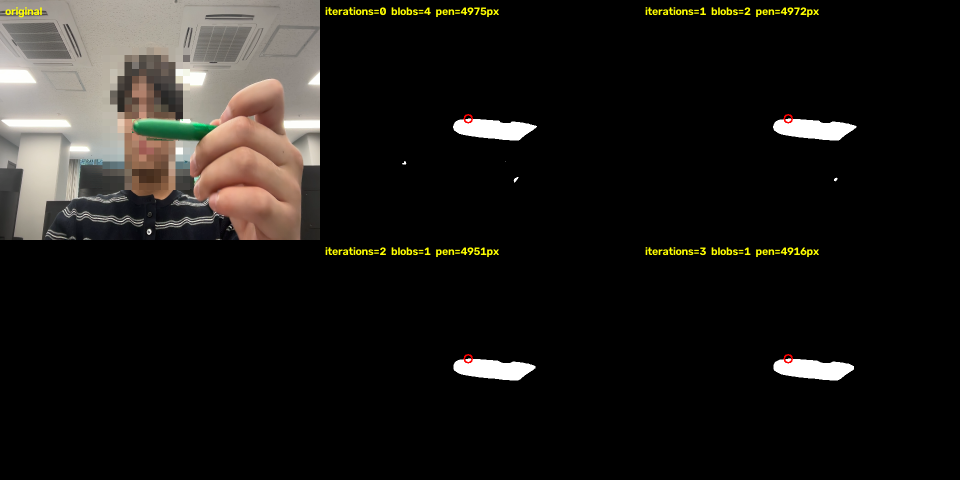
#> input picture Project01/images/morphology_iterations.png, 960 x 480 px, given in place of max-size-time=0 ! appsink drop=true max-buffers=1 sync=false, which was not available
$ python pen_tracker.py
#> lines starting #> are read from the running program, lines starting #| are printed output that depends on the picture; after the words box and inside, x2 and y2 are one past the last pixel; in counts of white or black regions, pixels touching at a corner belong together; pictures that were not available may be replaced by others from this repository, and a replacement may not be noted
"""Project01 1단계 — 초록 펜 끝 검출 + 칼만 필터 보정.

단독 실행하면 펜 끝(빨간 점)과 칼만 보정 위치(노란 원)를 화면에 표시한다.
출처: 02_Computer-Vision.ipynb
    셀 [245]  USB 카메라 (YUYV) GStreamer 파이프라인
    셀 [255]  K. 실시간 객체 검출 (초록 LAB range, 전처리, 모폴로지)
    셀 [266]  L. OpenCV Kalman Filter 설정
"""

import cv2
import numpy as np

# 셀 [245] USB 카메라 (YUYV) 파이프라인
PIPELINE = (
    "v4l2src device=/dev/video0 ! "
    "video/x-raw,format=YUY2,width=640,height=480,framerate=30/1 ! "
    "videoconvert ! video/x-raw,format=BGR ! "
    "queue leaky=downstream max-size-buffers=1 "
    "max-size-bytes=0 max-size-time=0 ! "
    "appsink drop=true max-buffers=1 sync=false"
)

# 셀 [255] 초록 LAB range
GREEN_LOWER = np.array([30, 60, 90], dtype=np.uint8)
GREEN_UPPER = np.array([230, 115, 180], dtype=np.uint8)
KERNEL = cv2.getStructuringElement(cv2.MORPH_ELLIPSE, (5, 5))
MIN_AREA = 150  # 이보다 작은 contour는 노이즈로 보고 버림 (손에 쥔 펜은 보이는 부분이 300~800px 정도로 작음)


def open_camera():
    """Jetson은 셀 [245] GStreamer 파이프라인, GStreamer가 없는 환경(Mac 등)은 기본 카메라 0번을 연다."""
    cap = cv2.VideoCapture(PIPELINE, cv2.CAP_GSTREAMER)
    if not cap.isOpened():
        cap = cv2.VideoCapture(0)
        cap.set(cv2.CAP_PROP_FRAME_WIDTH, 640)
        cap.set(cv2.CAP_PROP_FRAME_HEIGHT, 480)
    return cap


def find_pen_tip(frame):
    """초록 펜 contour의 가장 위쪽 점(펜 끝)과 binary mask를 반환한다. 펜이 없으면 tip은 None."""
    frame_blur = cv2.GaussianBlur(frame, (7, 7), 0)
    frame_lab = cv2.cvtColor(frame_blur, cv2.COLOR_BGR2LAB)
    mask = cv2.inRange(frame_lab, GREEN_LOWER, GREEN_UPPER)
    mask = cv2.morphologyEx(mask, cv2.MORPH_OPEN, KERNEL, iterations=2)
    mask = cv2.morphologyEx(mask, cv2.MORPH_CLOSE, KERNEL, iterations=2)

    contours, _ = cv2.findContours(mask, cv2.RETR_EXTERNAL, cv2.CHAIN_APPROX_SIMPLE)
    contours = [c for c in contours if cv2.contourArea(c) > MIN_AREA]
    if len(contours) == 0:
        return None, mask

    pen = max(contours, key=cv2.contourArea)
    top_idx = pen[:, :, 1].argmin()  # contour 점들 중 y가 가장 작은 (= 가장 위쪽) 점의 index
    x, y = pen[top_idx][0]
    return (int(x), int(y)), mask


def create_kalman():
    """셀 [266] 설정 그대로: 상태 [x, y, vx, vy], 측정 [x, y]."""
    kalman = cv2.KalmanFilter(4, 2)
    kalman.transitionMatrix = np.array(
        [
            [1, 0, 1, 0],
            [0, 1, 0, 1],
            [0, 0, 1, 0],
            [0, 0, 0, 1],
        ],
        dtype=np.float32,
    )
    kalman.measurementMatrix = np.array(
        [
            [1, 0, 0, 0],
            [0, 1, 0, 0],
        ],
        dtype=np.float32,
    )
    kalman.processNoiseCov = np.array(
        [
            [1e-2, 0, 0, 0],
            [0, 1e-2, 0, 0],
            [0, 0, 5e-2, 0],
            [0, 0, 0, 5e-2],
        ],
        dtype=np.float32,
    )
    kalman.measurementNoiseCov = np.eye(2, dtype=np.float32) * 1.0
    kalman.errorCovPost = np.eye(4, dtype=np.float32)
    return kalman


def reset_kalman(kalman, tip):
    """펜이 (다시) 나타났을 때 현재 위치, 속도 0으로 상태를 초기화한다."""
    state = np.array([[tip[0]], [tip[1]], [0.0], [0.0]], dtype=np.float32)
    kalman.statePre = state
    kalman.statePost = state.copy()  # predict()는 statePost에서 출발하므로 함께 설정
    kalman.errorCovPost = np.eye(4, dtype=np.float32)


def smooth_tip(kalman, tip):
    """측정한 펜 끝으로 prediction → update 후, 보정된 위치를 반환한다."""
    kalman.predict()
    corrected = kalman.correct(np.array([[tip[0]], [tip[1]]], dtype=np.float32))
    return (int(corrected[0, 0]), int(corrected[1, 0]))


def main():
    cap = open_camera()
    kalman = create_kalman()
    found = False

    while True:
        ret, frame = cap.read()
#> frame is the input picture: shape (480, 960, 3); mean B, G, R 22.9, 25.9, 27.9
        if not ret:
            break

        frame = cv2.flip(frame, 1)  # 좌우 반전 (거울 모드)
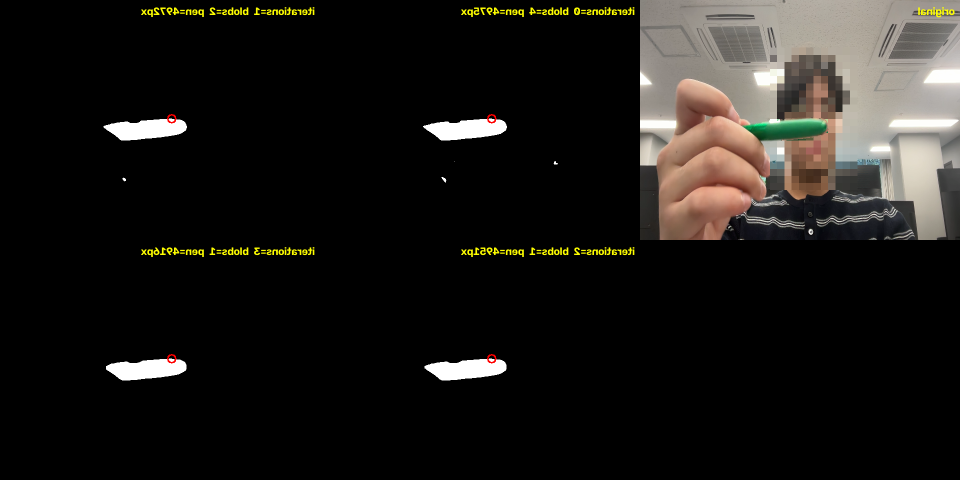
#> frame: shape (480, 960, 3); mean B, G, R 22.9, 25.9, 27.9
        tip, mask = find_pen_tip(frame)
#> in find_pen_tip, `frame_lab = cv2.cvtColor(frame_blur, cv2.COLOR_BGR2LAB)`: frame_lab: shape (480, 960, 3); mean of channels 0, 1, 2 27.5, 128.4, 129.9
#> in find_pen_tip, `mask = cv2.inRange(frame_lab, GREEN_LOWER, GREEN_UPPER)`:
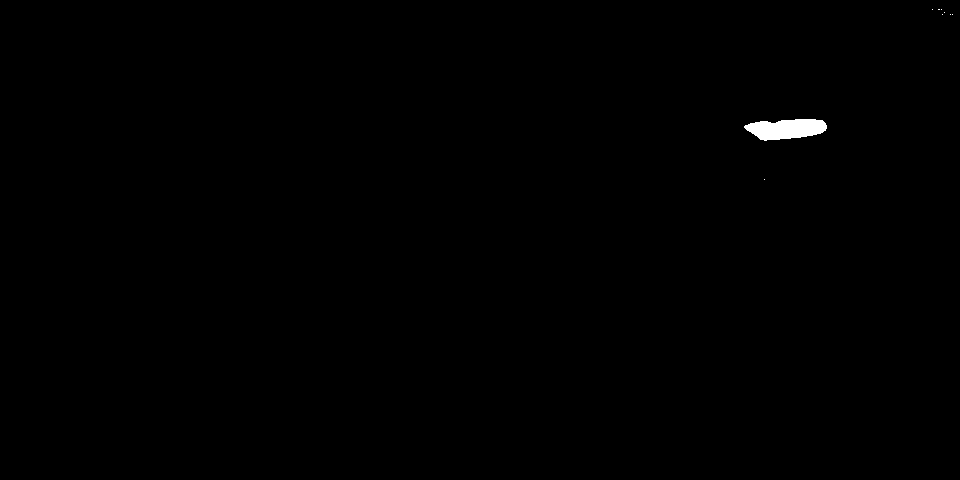
#> mask: shape (480, 960); 0.29% white; 9 white regions (8 under 20 px), largest, box (x1, y1, x2, y2) and area: (744, 119, 827, 141) 1310
#> in find_pen_tip, `mask = cv2.morphologyEx(mask, cv2.MORPH_OPEN, KERNEL, iterations=2)`: mask: shape (480, 960); 0.28% white; 1 white region
#> in find_pen_tip, `contours, _ = cv2.findContours(mask, cv2.RETR_EXTERNAL, cv2.CHAIN_APPR..`: contours = 1 contour; box (x1, y1, x2, y2) and area: (746, 119, 826, 141) 1206
#> in find_pen_tip, `pen = max(contours, key=cv2.contourArea)`: pen = contour of 66 points, box (x1, y1, x2, y2) (746, 119, 826, 141), area 1206
#> in find_pen_tip, `top_idx = pen[:, :, 1].argmin()`: top_idx = 0
#> in find_pen_tip, `x, y = pen[top_idx][0]`: x = 795; y = 119
#> tip = (795, 119)

        if tip is None:
            found = False  # 펜이 사라지면 다음에 나타날 때 다시 초기화
        else:
            if not found:
                reset_kalman(kalman, tip)
#> in reset_kalman, `state = np.array([[tip[0]], [tip[1]], [0.0], [0.0]], dtype=np.float32)`: state = [795, 119, 0, 0]
                found = True
            smoothed = smooth_tip(kalman, tip)
#> smoothed = (795, 119)

            cv2.circle(frame, tip, 6, (0, 0, 255), -1)        # 측정한 펜 끝 (빨강)
#> frame: shape (480, 960, 3); 0.02% of pixels changed, all inside (x1, y1, x2, y2) = (789, 113, 802, 126)
            cv2.circle(frame, smoothed, 12, (0, 255, 255), 2)  # 칼만 보정 위치 (노랑)
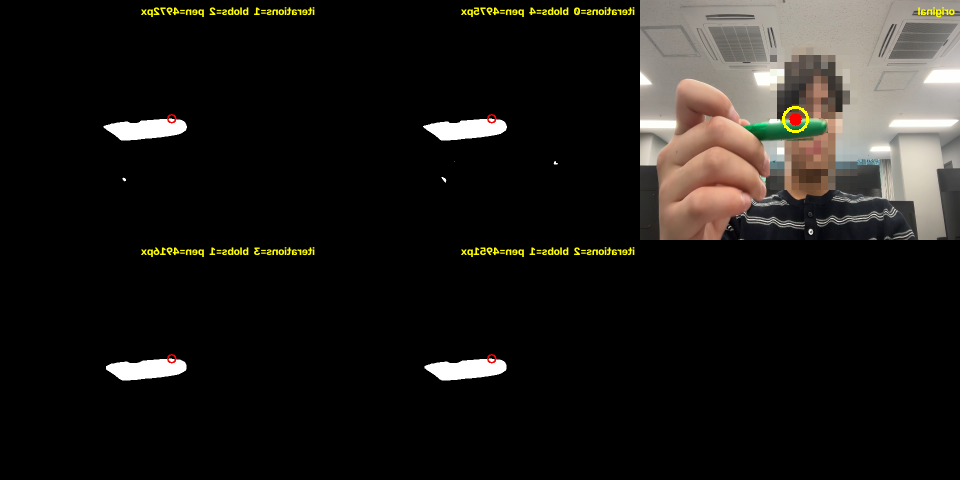
#> frame: shape (480, 960, 3); mean B, G, R 22.8, 25.9, 28.1

        cv2.imshow("Pen Mask", mask)
        cv2.imshow("Pen Tracker", frame)
        if cv2.waitKey(1) & 0xFF == ord("q"):
#> (key q is pressed here)
            break

    cap.release()
    cv2.destroyAllWindows()


if __name__ == "__main__":
    main()
